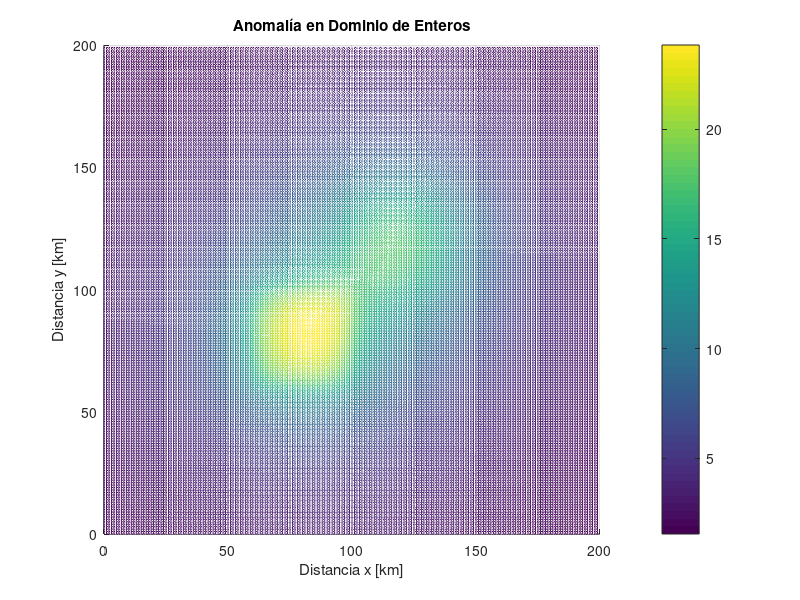

The MATLAB source for this figure: (Note: this script raises an error after producing the figure.)
%SE CARGAN LOS DATOS
fx = load('Gx_prisma2.txt');
fy = load('Gy_prisma2.txt');
fz = load('Gz_prisma2.txt');

%generar dominio enteros para realizar Ec. de Euler (x1,x2,...xn y Y)
%numero de observaciones
[Ny Nx]= size(fz);
%vector de posición x
x = [0:Nx-1];
y = [0:Ny-1];
%dominio de enteros
%en función vectores direccionales:
[X Y] = meshgrid(x,y);
%grafica datos obs
figure(1)
mesh(X,Y,fz);
view(2)
title('Anomalía en Dominio de Enteros');
xlabel('Distancia x [km]');
ylabel('Distancia y [km]');
zlabel('Anomalía [mGal]');
c = colorbar;
c.Label.String = '[mGal]';

%SE DEFINEN PARÁMETROS DE EXPLORACIÓN:
%Tolerancia:
Tol = 50;
%Tol = 30;
%Tol = 60;
%Tol = 70;
%Indice Estructural
nu = -1; %PARA UN DIQUE
%Tamaño de Ventana:
v = 20;
%v = 10;
%v = 30;
%v = 40;

%PEDIR MEMORIA PARA ALMACENAR VENTANAS MUESTREADAS:
%ventana asociada a datos observados
Vfx = zeros(v);
Vfy = zeros(v);
Vfz = zeros(v);
%matriz para indice estructural
IE = ones(v)*nu;

%VENTANA DE DERIVADAS DE X y Y
%FX:
Vdxfx = zeros(v);
Vdyfx = zeros(v);
Vdzfx = zeros(v);
%FY:
Vdxfy = zeros(v);
Vdyfy = zeros(v);
Vdzfy = zeros(v);
%FZ:
Vdxfz = zeros(v);
Vdyfz = zeros(v);
Vdzfz = zeros(v);

%VENTANA DOMINIO X y Y
VX = zeros(v);
VY = zeros(v);

%GENERAR MALLAS NECESARIAS PARA CONSTRUIR EC. EULER
dx = 10/(Nx-1); %10 km observación
dy = 10/(Ny-1);
[dxfx dyfx dzfx] = DERIVADAS_1(fx,dx,dy);
[dxfy dyfy dzfy] = DERIVADAS_1(fy,dx,dy);
[dxfz dyfz dzfz] = DERIVADAS_1(fz,dx,dy);

%DOBLE CICLO FOR PARA EXPLORAR DOMINIO CON VENTANAS CUADRADAS DE TAMAÑO V
kx=0; %contador que almacena soluciones aceptadas
ky=0;
kz=0;
k=0;
Error = zeros(Ny-v, Nx-v);
for c1 = 1:Ny-v %menos tamaño ventana para no explorar fuera dominio obs
    for c2 = 1:Nx-v
        Vfx = fx(c1:c1+v-1,c2:c2+v-1); %ventana datos obs
        Vfy = fy(c1:c1+v-1,c2:c2+v-1);
        Vfz = fz(c1:c1+v-1,c2:c2+v-1);
        VX = X(c1:c1+v-1,c2:c2+v-1);
        VY = Y(c1:c1+v-1,c2:c2+v-1);
        Vdxfx = dxfx(c1:c1+v-1,c2:c2+v-1);
        Vdyfx = dyfx(c1:c1+v-1,c2:c2+v-1);
        Vdzfx = dzfx(c1:c1+v-1,c2:c2+v-1);
        Vdxfy = dxfy(c1:c1+v-1,c2:c2+v-1);
        Vdyfy = dyfy(c1:c1+v-1,c2:c2+v-1);
        Vdzfy = dzfy(c1:c1+v-1,c2:c2+v-1);
        Vdxfz = dxfz(c1:c1+v-1,c2:c2+v-1);
        Vdyfz = dyfz(c1:c1+v-1,c2:c2+v-1);
        Vdzfz = dzfz(c1:c1+v-1,c2:c2+v-1);
        %Cambiar de matriz a vector columna
        Vfx = Vfx(:);
        Vfy = Vfy(:);
        Vfz = Vfz(:);
        VX = VX(:);
        VY = VY(:);
        Vdxfx = Vdxfx(:);
        Vdyfx = Vdyfx(:);
        Vdzfx = Vdzfx(:);
        Vdxfy = Vdxfy(:);
        Vdyfy = Vdyfy(:);
        Vdzfy = Vdzfy(:);
        Vdxfz = Vdxfz(:);
        Vdyfz = Vdyfz(:);
        Vdzfz = Vdzfz(:);
        IE = IE(:);
        %FORMANDO SISTEMA DE EC LINEALES SOBREDETERMINADO
        %G:
        GX = [Vdxfx Vdyfx Vdzfx IE];
        GY = [Vdxfy Vdyfy Vdzfy IE];
        GZ = [Vdxfz Vdyfz Vdzfz IE];
        
        GXT = [Vdxfx Vdyfx Vdzfx IE IE*0 IE*0];
        GYT = [Vdxfy Vdyfy Vdzfy IE*0 IE IE*0];
        GZT = [Vdxfz Vdyfz Vdzfz IE*0 IE*0 IE];
        G = [GXT;GYT;GZT];
        %d:
        dfx = VX.*Vdxfx+VY.*Vdyfx+Vfx.*IE;
        dfy = VX.*Vdxfy+VY.*Vdyfy+Vfy.*IE;
        dfz = VX.*Vdxfz+VY.*Vdyfz+Vfz.*IE;
        d = [dfx;dfy;dfz];
        %RESOLVIENDO POR MINIMOS CUADRADOS AMORTIGUADOS d=G*m 
        %m=(G'G+I*e)^(-1)*(G'*d)
        %A=(G'G+I*e)^(-1) e=número pequeño para que no se indetermine
        %inversa
        Ax = inv(GX'*GX+eye(4)*10^(-10)); %comando eye=Matriz Identidad 
        Ay = inv(GY'*GY+eye(4)*10^(-10));
        Az = inv(GZ'*GZ+eye(4)*10^(-10));
        A = inv(G'*G+eye(6)*10^(-10));
        mx = Ax*(GX'*dfx);
        my = Ay*(GY'*dfy);
        mz = Az*(GZ'*dfz);
        m = A*(G'*d);
        
        %APLICANDO CRITERIO THOMPSON (ESTADÍSTICA) Error= d-G*m
        ex = dfx - GX*mx; %vector de errores
        ey = dfy - GY*my;
        ez = dfz - GZ*mz;
        e = d - G*m;
        %error cuadratico E=sum(e.^2)
        Ex = ex'*ex; %suma de los elementos del vector errores elevado cuad
        Ey = ey'*ey;
        Ez = ez'*ez;
        E = e'*e;
        Error(c1, c2) = E;
        %A(3,3): desviación estándar de incognita z0
        sigmax = sqrt((Ax(3,3))*Ex/((v^2)-4)); %4:numero incognitas
        sigmay = sqrt((Ay(3,3))*Ey/((v^2)-4));
        sigmaz = sqrt((Az(3,3))*Ez/((v^2)-4));
        sigma = sqrt((A(3,3))*E/((v^2)-6));
        numx = mx(3)/abs(nu*sigmax); %m(3):posición en z, solucion z0
        numy = my(3)/abs(nu*sigmay);
        numz = mz(3)/abs(nu*sigmaz);
        num = m(3)/abs(nu*sigma);
        if numx>Tol
            %se acepta solución
            kx=kx+1;
            Mx(kx,:)=mx;
        end
        if numy>Tol
            %se acepta solución
            ky=ky+1;
            My(ky,:)=my;
        end
        if numz>Tol
            %se acepta solución
            ky=ky+1;
            Mz(ky,:)=mz;
        end
        if num>Tol
            %se acepta solución
            k=k+1;
            M(k,:)=m;
        end
        figure(2)
        mesh(X,Y,fz)
        hold on
        %surf(VX,VY,Mz)
        view(2)
        hold off
        %pause
    end
end
%M matriz que almacena soluciones que cumplen criterio Thompson
%GRAFICAS:
sxfx = Mx(:,1)*dx;
syfx = Mx(:,2)*dy;
szfx = Mx(:,3)*(dx+dy)*0.5*(-1); %-1 por eje de referencia(coordenadas fuente)
sxfy = My(:,1)*dx;
syfy = My(:,2)*dy;
szfy = My(:,3)*(dx+dy)*0.5*(-1);
sxfz = Mz(:,1)*dx;
syfz = Mz(:,2)*dy;
szfz = Mz(:,3)*(dx+dy)*0.5*(-1);
sx = M(:,1)*dx;
sy = M(:,2)*dy;
sz = M(:,3)*(dx+dy)*0.5*(-1);
%DIMENSIONANDO DOMINIO DE OBSERVACIÓN
X = X*dx;
Y = Y*dy;
figure(3)
contour(X,Y,fx);
hold on
plot3(sxfx,syfx,szfx,'*');
zlim([-1 0])
%title(['Deconvolución de Euler convencional en GX con Ventanas= ',num2str(v),' y Tolerancia=',num2str(Tol)]);
xlabel('Distancia x[km]');
ylabel('Distancia y[km]');
zlabel('Profundidad');
%figure(3)
hold on
contour(X,Y,fy);
hold on
plot3(sxfy,syfy,szfy,'*');
zlim([-1 0])
%title(['Deconvolución de Euler convencional en GY con Ventanas= ',num2str(v),' y Tolerancia=',num2str(Tol)]);
xlabel('Distancia x[km]');
ylabel('Distancia y[km]');
zlabel('Profundidad');
%figure(4)
hold on
contour(X,Y,fz);
hold on
plot3(sxfz,syfz,szfz,'*');
zlim([-1 0])
%title(['Deconvolución de Euler convencional en GZ con Ventanas= ',num2str(v),' y Tolerancia=',num2str(Tol)]);
xlabel('Distancia x[km]');
ylabel('Distancia y[km]');
zlabel('Profundidad'); 
title(['Deconvolución de Euler Convencional con Ventanas= ',num2str(v),' y Tolerancia=',num2str(Tol)]);
legend('gx','GX','gy','GY','gz','GZ');

figure(5)
hold on
contour(X,Y,fz);
hold on
contour(X,Y,fx)
hold on
contour(X,Y,fy)
hold on
plot3(sx,sy,sz,'*');
zlim([-1 0])
%title('Deconvolución de Euler extendida');
title(['Deconvolución de Euler extendida con Ventanas =',num2str(v),' y Tolerancia=',num2str(Tol)]);
xlabel('Distancia x[km]');
ylabel('Distancia y[km]');
zlabel('Profundidad');
%aproxima a fuentes que causan anomalías, describe estructuras
%ejes km

%tol, indice estructural y tamaño ventana
% Graficar el error
figure;
surf(Error);
title('Error en la deconvolución de Euler');
xlabel('Índice en Y');
ylabel('Índice en X');
zlabel('Error');